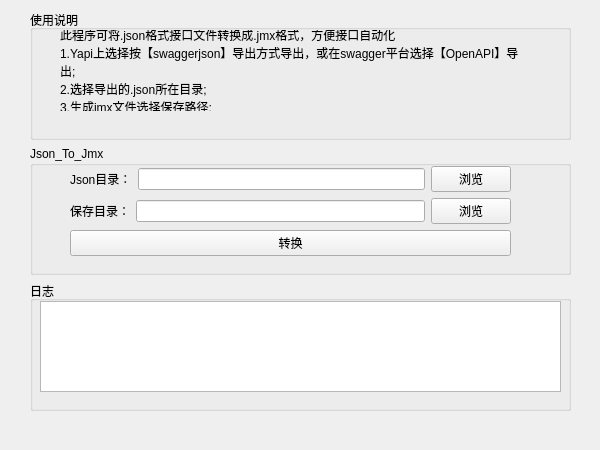
<?xml version="1.0" encoding="UTF-8"?>
<ui version="4.0">
 <class>MainWindow</class>
 <widget class="QMainWindow" name="MainWindow">
  <property name="enabled">
   <bool>true</bool>
  </property>
  <property name="geometry">
   <rect>
    <x>0</x>
    <y>0</y>
    <width>600</width>
    <height>450</height>
   </rect>
  </property>
  <property name="minimumSize">
   <size>
    <width>600</width>
    <height>450</height>
   </size>
  </property>
  <property name="maximumSize">
   <size>
    <width>600</width>
    <height>450</height>
   </size>
  </property>
  <property name="windowTitle">
   <string>Jmx自动生成工具</string>
  </property>
  <widget class="QWidget" name="centralwidget">
   <widget class="QWidget" name="layoutWidget">
    <property name="geometry">
     <rect>
      <x>30</x>
      <y>10</y>
      <width>541</width>
      <height>401</height>
     </rect>
    </property>
    <layout class="QVBoxLayout" name="verticalLayout">
     <item>
      <widget class="QGroupBox" name="groupBox_3">
       <property name="title">
        <string>使用说明</string>
       </property>
       <widget class="QLabel" name="label">
        <property name="geometry">
         <rect>
          <x>30</x>
          <y>20</y>
          <width>501</width>
          <height>81</height>
         </rect>
        </property>
        <property name="text">
         <string>此程序可将.json格式接口文件转换成.jmx格式，方便接口自动化
1.Yapi上选择按【swaggerjson】导出方式导出，或在swagger平台选择【OpenAPI】导
出;
2.选择导出的.json所在目录;
3.生成jmx文件选择保存路径;</string>
        </property>
       </widget>
      </widget>
     </item>
     <item>
      <widget class="QGroupBox" name="groupBox_2">
       <property name="title">
        <string>Json_To_Jmx</string>
       </property>
       <widget class="QWidget" name="">
        <property name="geometry">
         <rect>
          <x>40</x>
          <y>20</y>
          <width>441</width>
          <height>91</height>
         </rect>
        </property>
        <layout class="QVBoxLayout" name="verticalLayout_2">
         <item>
          <layout class="QHBoxLayout" name="horizontalLayout">
           <item>
            <widget class="QLabel" name="label_json_dir">
             <property name="text">
              <string>Json目录：</string>
             </property>
            </widget>
           </item>
           <item>
            <widget class="QLineEdit" name="lineEdit_json_dir">
             <property name="minimumSize">
              <size>
               <width>133</width>
               <height>20</height>
              </size>
             </property>
            </widget>
           </item>
           <item>
            <widget class="QPushButton" name="pushButton_json_dir">
             <property name="text">
              <string>浏览</string>
             </property>
            </widget>
           </item>
          </layout>
         </item>
         <item>
          <layout class="QHBoxLayout" name="horizontalLayout_2">
           <item>
            <widget class="QLabel" name="label_jmx_dir">
             <property name="text">
              <string>保存目录：</string>
             </property>
            </widget>
           </item>
           <item>
            <widget class="QLineEdit" name="lineEdit_jmx_dir">
             <property name="minimumSize">
              <size>
               <width>133</width>
               <height>20</height>
              </size>
             </property>
            </widget>
           </item>
           <item>
            <widget class="QPushButton" name="pushButton_jmx_dir">
             <property name="text">
              <string>浏览</string>
             </property>
            </widget>
           </item>
          </layout>
         </item>
         <item>
          <widget class="QPushButton" name="pushButton_trans">
           <property name="text">
            <string>转换</string>
           </property>
          </widget>
         </item>
        </layout>
       </widget>
      </widget>
     </item>
     <item>
      <widget class="QGroupBox" name="groupBox">
       <property name="title">
        <string>日志</string>
       </property>
       <widget class="QTextBrowser" name="textBrowser_logger">
        <property name="geometry">
         <rect>
          <x>10</x>
          <y>20</y>
          <width>521</width>
          <height>91</height>
         </rect>
        </property>
        <property name="styleSheet">
         <string notr="true">font: 9pt &quot;微软雅黑&quot;;</string>
        </property>
        <property name="tabChangesFocus">
         <bool>false</bool>
        </property>
        <property name="undoRedoEnabled">
         <bool>false</bool>
        </property>
        <property name="readOnly">
         <bool>true</bool>
        </property>
        <property name="overwriteMode">
         <bool>false</bool>
        </property>
       </widget>
      </widget>
     </item>
    </layout>
   </widget>
  </widget>
  <widget class="QMenuBar" name="menubar">
   <property name="geometry">
    <rect>
     <x>0</x>
     <y>0</y>
     <width>600</width>
     <height>23</height>
    </rect>
   </property>
  </widget>
 </widget>
 <resources/>
 <connections/>
</ui>
